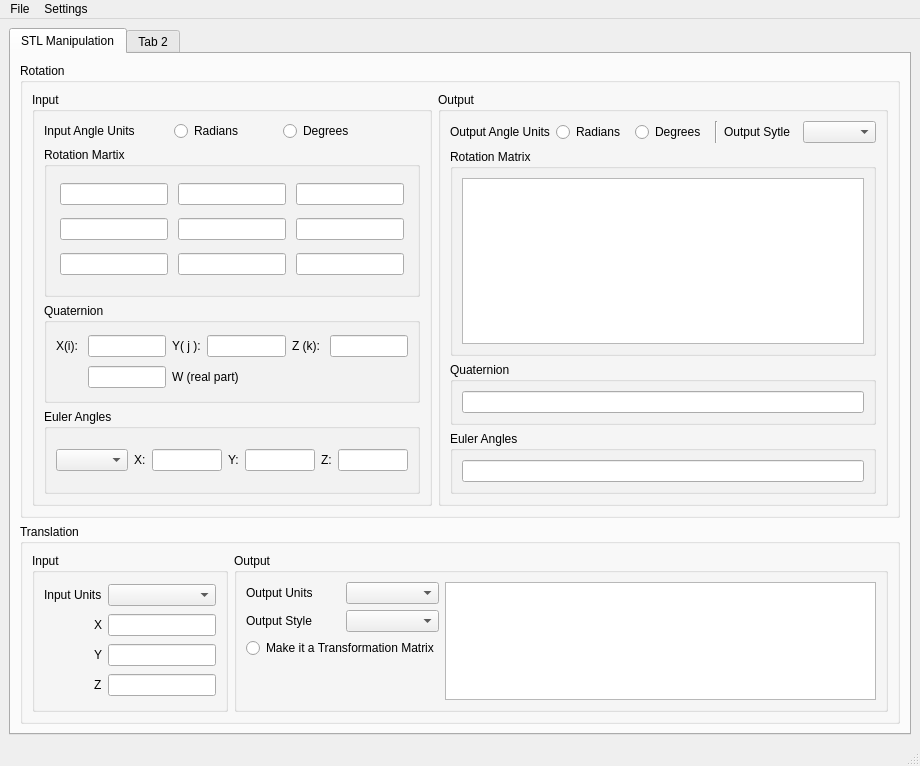
<?xml version="1.0" encoding="UTF-8"?>
<ui version="4.0">
 <class>MainWindow</class>
 <widget class="QMainWindow" name="MainWindow">
  <property name="geometry">
   <rect>
    <x>0</x>
    <y>0</y>
    <width>920</width>
    <height>766</height>
   </rect>
  </property>
  <property name="windowTitle">
   <string>MainWindow</string>
  </property>
  <property name="animated">
   <bool>true</bool>
  </property>
  <property name="dockNestingEnabled">
   <bool>true</bool>
  </property>
  <widget class="QWidget" name="centralwidget">
   <layout class="QGridLayout" name="gridLayout">
    <item row="0" column="0">
     <widget class="QTabWidget" name="tabWidget">
      <widget class="QWidget" name="tab">
       <attribute name="title">
        <string>STL Manipulation</string>
       </attribute>
       <layout class="QVBoxLayout" name="verticalLayout">
        <item>
         <widget class="QGroupBox" name="groupBox_9">
          <property name="title">
           <string>Rotation</string>
          </property>
          <layout class="QHBoxLayout" name="horizontalLayout">
           <item>
            <widget class="QGroupBox" name="groupBox">
             <property name="sizePolicy">
              <sizepolicy hsizetype="Minimum" vsizetype="Preferred">
               <horstretch>0</horstretch>
               <verstretch>0</verstretch>
              </sizepolicy>
             </property>
             <property name="minimumSize">
              <size>
               <width>400</width>
               <height>0</height>
              </size>
             </property>
             <property name="title">
              <string>Input</string>
             </property>
             <layout class="QGridLayout" name="gridLayout_2">
              <item row="0" column="4" alignment="Qt::AlignmentFlag::AlignLeft">
               <widget class="QRadioButton" name="radioButton_7">
                <property name="sizePolicy">
                 <sizepolicy hsizetype="Preferred" vsizetype="Fixed">
                  <horstretch>0</horstretch>
                  <verstretch>0</verstretch>
                 </sizepolicy>
                </property>
                <property name="maximumSize">
                 <size>
                  <width>16777215</width>
                  <height>16777215</height>
                 </size>
                </property>
                <property name="text">
                 <string>Degrees</string>
                </property>
               </widget>
              </item>
              <item row="0" column="0" alignment="Qt::AlignmentFlag::AlignLeft">
               <widget class="QLabel" name="label_10">
                <property name="sizePolicy">
                 <sizepolicy hsizetype="Preferred" vsizetype="Preferred">
                  <horstretch>0</horstretch>
                  <verstretch>0</verstretch>
                 </sizepolicy>
                </property>
                <property name="minimumSize">
                 <size>
                  <width>0</width>
                  <height>0</height>
                 </size>
                </property>
                <property name="maximumSize">
                 <size>
                  <width>16777215</width>
                  <height>16777215</height>
                 </size>
                </property>
                <property name="text">
                 <string>Input Angle Units</string>
                </property>
               </widget>
              </item>
              <item row="1" column="0" colspan="7">
               <widget class="QGroupBox" name="groupBox_5">
                <property name="minimumSize">
                 <size>
                  <width>0</width>
                  <height>150</height>
                 </size>
                </property>
                <property name="baseSize">
                 <size>
                  <width>0</width>
                  <height>0</height>
                 </size>
                </property>
                <property name="cursor">
                 <cursorShape>ArrowCursor</cursorShape>
                </property>
                <property name="layoutDirection">
                 <enum>Qt::LayoutDirection::LeftToRight</enum>
                </property>
                <property name="title">
                 <string>Rotation Martix</string>
                </property>
                <layout class="QGridLayout" name="gridLayout_4">
                 <item row="3" column="0">
                  <widget class="QLineEdit" name="lineEdit">
                   <property name="sizePolicy">
                    <sizepolicy hsizetype="Fixed" vsizetype="Fixed">
                     <horstretch>0</horstretch>
                     <verstretch>0</verstretch>
                    </sizepolicy>
                   </property>
                  </widget>
                 </item>
                 <item row="4" column="0">
                  <widget class="QLineEdit" name="lineEdit_9">
                   <property name="sizePolicy">
                    <sizepolicy hsizetype="Fixed" vsizetype="Fixed">
                     <horstretch>0</horstretch>
                     <verstretch>0</verstretch>
                    </sizepolicy>
                   </property>
                  </widget>
                 </item>
                 <item row="3" column="1">
                  <widget class="QLineEdit" name="lineEdit_4">
                   <property name="sizePolicy">
                    <sizepolicy hsizetype="Fixed" vsizetype="Fixed">
                     <horstretch>0</horstretch>
                     <verstretch>0</verstretch>
                    </sizepolicy>
                   </property>
                  </widget>
                 </item>
                 <item row="4" column="2">
                  <widget class="QLineEdit" name="lineEdit_7">
                   <property name="sizePolicy">
                    <sizepolicy hsizetype="Fixed" vsizetype="Fixed">
                     <horstretch>0</horstretch>
                     <verstretch>0</verstretch>
                    </sizepolicy>
                   </property>
                  </widget>
                 </item>
                 <item row="4" column="1">
                  <widget class="QLineEdit" name="lineEdit_8">
                   <property name="sizePolicy">
                    <sizepolicy hsizetype="Fixed" vsizetype="Fixed">
                     <horstretch>0</horstretch>
                     <verstretch>0</verstretch>
                    </sizepolicy>
                   </property>
                  </widget>
                 </item>
                 <item row="2" column="1" alignment="Qt::AlignmentFlag::AlignHCenter">
                  <widget class="QLineEdit" name="lineEdit_2">
                   <property name="sizePolicy">
                    <sizepolicy hsizetype="Fixed" vsizetype="Fixed">
                     <horstretch>0</horstretch>
                     <verstretch>0</verstretch>
                    </sizepolicy>
                   </property>
                  </widget>
                 </item>
                 <item row="2" column="2" alignment="Qt::AlignmentFlag::AlignLeft">
                  <widget class="QLineEdit" name="lineEdit_5">
                   <property name="sizePolicy">
                    <sizepolicy hsizetype="Fixed" vsizetype="Fixed">
                     <horstretch>0</horstretch>
                     <verstretch>0</verstretch>
                    </sizepolicy>
                   </property>
                  </widget>
                 </item>
                 <item row="3" column="2">
                  <widget class="QLineEdit" name="lineEdit_6">
                   <property name="sizePolicy">
                    <sizepolicy hsizetype="Fixed" vsizetype="Fixed">
                     <horstretch>0</horstretch>
                     <verstretch>0</verstretch>
                    </sizepolicy>
                   </property>
                  </widget>
                 </item>
                 <item row="2" column="0" alignment="Qt::AlignmentFlag::AlignRight">
                  <widget class="QLineEdit" name="lineEdit_3">
                   <property name="sizePolicy">
                    <sizepolicy hsizetype="Fixed" vsizetype="Fixed">
                     <horstretch>0</horstretch>
                     <verstretch>0</verstretch>
                    </sizepolicy>
                   </property>
                  </widget>
                 </item>
                </layout>
               </widget>
              </item>
              <item row="0" column="2" alignment="Qt::AlignmentFlag::AlignLeft">
               <widget class="QRadioButton" name="radioButton_6">
                <property name="sizePolicy">
                 <sizepolicy hsizetype="Preferred" vsizetype="Fixed">
                  <horstretch>0</horstretch>
                  <verstretch>0</verstretch>
                 </sizepolicy>
                </property>
                <property name="maximumSize">
                 <size>
                  <width>16777215</width>
                  <height>16777215</height>
                 </size>
                </property>
                <property name="text">
                 <string>Radians</string>
                </property>
               </widget>
              </item>
              <item row="2" column="0" colspan="7">
               <widget class="QGroupBox" name="groupBox_3">
                <property name="minimumSize">
                 <size>
                  <width>0</width>
                  <height>100</height>
                 </size>
                </property>
                <property name="maximumSize">
                 <size>
                  <width>16777215</width>
                  <height>125</height>
                 </size>
                </property>
                <property name="baseSize">
                 <size>
                  <width>2</width>
                  <height>0</height>
                 </size>
                </property>
                <property name="title">
                 <string>Quaternion</string>
                </property>
                <layout class="QGridLayout" name="gridLayout_5">
                 <item row="1" column="1">
                  <widget class="QLineEdit" name="lineEdit_11"/>
                 </item>
                 <item row="0" column="3">
                  <widget class="QLineEdit" name="lineEdit_12">
                   <property name="sizePolicy">
                    <sizepolicy hsizetype="Preferred" vsizetype="Preferred">
                     <horstretch>0</horstretch>
                     <verstretch>0</verstretch>
                    </sizepolicy>
                   </property>
                  </widget>
                 </item>
                 <item row="0" column="4">
                  <widget class="QLabel" name="label_6">
                   <property name="text">
                    <string>Z (k): </string>
                   </property>
                  </widget>
                 </item>
                 <item row="0" column="0">
                  <widget class="QLabel" name="label_3">
                   <property name="text">
                    <string>X(i): </string>
                   </property>
                  </widget>
                 </item>
                 <item row="0" column="2">
                  <widget class="QLabel" name="label_5">
                   <property name="text">
                    <string>Y( j ):</string>
                   </property>
                  </widget>
                 </item>
                 <item row="0" column="1">
                  <widget class="QLineEdit" name="lineEdit_10"/>
                 </item>
                 <item row="0" column="5">
                  <widget class="QLineEdit" name="lineEdit_13"/>
                 </item>
                 <item row="1" column="2" colspan="2">
                  <widget class="QLabel" name="label_4">
                   <property name="text">
                    <string>W (real part)</string>
                   </property>
                  </widget>
                 </item>
                </layout>
               </widget>
              </item>
              <item row="3" column="0" colspan="7">
               <widget class="QGroupBox" name="groupBox_4">
                <property name="minimumSize">
                 <size>
                  <width>0</width>
                  <height>85</height>
                 </size>
                </property>
                <property name="maximumSize">
                 <size>
                  <width>16777215</width>
                  <height>125</height>
                 </size>
                </property>
                <property name="title">
                 <string>Euler Angles</string>
                </property>
                <layout class="QHBoxLayout" name="horizontalLayout_2">
                 <item>
                  <widget class="QComboBox" name="comboBox">
                   <property name="currentText">
                    <string/>
                   </property>
                  </widget>
                 </item>
                 <item>
                  <widget class="QLabel" name="label_7">
                   <property name="text">
                    <string>X:</string>
                   </property>
                  </widget>
                 </item>
                 <item>
                  <widget class="QLineEdit" name="lineEdit_15"/>
                 </item>
                 <item>
                  <widget class="QLabel" name="label_8">
                   <property name="text">
                    <string>Y:</string>
                   </property>
                  </widget>
                 </item>
                 <item>
                  <widget class="QLineEdit" name="lineEdit_14"/>
                 </item>
                 <item>
                  <widget class="QLabel" name="label_9">
                   <property name="text">
                    <string>Z:</string>
                   </property>
                  </widget>
                 </item>
                 <item>
                  <widget class="QLineEdit" name="lineEdit_16"/>
                 </item>
                </layout>
               </widget>
              </item>
             </layout>
            </widget>
           </item>
           <item>
            <widget class="QGroupBox" name="groupBox_2">
             <property name="minimumSize">
              <size>
               <width>450</width>
               <height>0</height>
              </size>
             </property>
             <property name="title">
              <string>Output</string>
             </property>
             <layout class="QGridLayout" name="gridLayout_3">
              <item row="3" column="1" colspan="6">
               <widget class="QGroupBox" name="groupBox_8">
                <property name="sizePolicy">
                 <sizepolicy hsizetype="Minimum" vsizetype="Expanding">
                  <horstretch>0</horstretch>
                  <verstretch>0</verstretch>
                 </sizepolicy>
                </property>
                <property name="minimumSize">
                 <size>
                  <width>0</width>
                  <height>0</height>
                 </size>
                </property>
                <property name="maximumSize">
                 <size>
                  <width>16777215</width>
                  <height>125</height>
                 </size>
                </property>
                <property name="baseSize">
                 <size>
                  <width>0</width>
                  <height>0</height>
                 </size>
                </property>
                <property name="cursor">
                 <cursorShape>ArrowCursor</cursorShape>
                </property>
                <property name="layoutDirection">
                 <enum>Qt::LayoutDirection::LeftToRight</enum>
                </property>
                <property name="title">
                 <string>Quaternion</string>
                </property>
                <layout class="QGridLayout" name="gridLayout_7">
                 <item row="0" column="0" alignment="Qt::AlignmentFlag::AlignTop">
                  <widget class="QLineEdit" name="lineEdit_17">
                   <property name="sizePolicy">
                    <sizepolicy hsizetype="Expanding" vsizetype="Preferred">
                     <horstretch>0</horstretch>
                     <verstretch>0</verstretch>
                    </sizepolicy>
                   </property>
                  </widget>
                 </item>
                </layout>
               </widget>
              </item>
              <item row="0" column="5">
               <widget class="QLabel" name="label_2">
                <property name="sizePolicy">
                 <sizepolicy hsizetype="Preferred" vsizetype="Minimum">
                  <horstretch>0</horstretch>
                  <verstretch>0</verstretch>
                 </sizepolicy>
                </property>
                <property name="text">
                 <string>Output Sytle</string>
                </property>
               </widget>
              </item>
              <item row="0" column="4">
               <widget class="Line" name="line">
                <property name="sizePolicy">
                 <sizepolicy hsizetype="Fixed" vsizetype="Minimum">
                  <horstretch>0</horstretch>
                  <verstretch>0</verstretch>
                 </sizepolicy>
                </property>
                <property name="orientation">
                 <enum>Qt::Orientation::Vertical</enum>
                </property>
               </widget>
              </item>
              <item row="0" column="1">
               <widget class="QLabel" name="label">
                <property name="sizePolicy">
                 <sizepolicy hsizetype="Preferred" vsizetype="Minimum">
                  <horstretch>0</horstretch>
                  <verstretch>0</verstretch>
                 </sizepolicy>
                </property>
                <property name="minimumSize">
                 <size>
                  <width>0</width>
                  <height>0</height>
                 </size>
                </property>
                <property name="text">
                 <string>Output Angle Units</string>
                </property>
               </widget>
              </item>
              <item row="0" column="6">
               <widget class="QComboBox" name="comboBox_2">
                <property name="sizePolicy">
                 <sizepolicy hsizetype="Preferred" vsizetype="Minimum">
                  <horstretch>0</horstretch>
                  <verstretch>0</verstretch>
                 </sizepolicy>
                </property>
               </widget>
              </item>
              <item row="0" column="3">
               <widget class="QRadioButton" name="radioButton_2">
                <property name="sizePolicy">
                 <sizepolicy hsizetype="Minimum" vsizetype="Minimum">
                  <horstretch>0</horstretch>
                  <verstretch>0</verstretch>
                 </sizepolicy>
                </property>
                <property name="text">
                 <string>Degrees</string>
                </property>
               </widget>
              </item>
              <item row="0" column="2">
               <widget class="QRadioButton" name="radioButton">
                <property name="sizePolicy">
                 <sizepolicy hsizetype="Minimum" vsizetype="Minimum">
                  <horstretch>0</horstretch>
                  <verstretch>0</verstretch>
                 </sizepolicy>
                </property>
                <property name="text">
                 <string>Radians</string>
                </property>
               </widget>
              </item>
              <item row="2" column="1" colspan="6">
               <widget class="QGroupBox" name="groupBox_7">
                <property name="sizePolicy">
                 <sizepolicy hsizetype="Preferred" vsizetype="Preferred">
                  <horstretch>0</horstretch>
                  <verstretch>0</verstretch>
                 </sizepolicy>
                </property>
                <property name="minimumSize">
                 <size>
                  <width>0</width>
                  <height>0</height>
                 </size>
                </property>
                <property name="baseSize">
                 <size>
                  <width>2</width>
                  <height>0</height>
                 </size>
                </property>
                <property name="title">
                 <string>Rotation Matrix</string>
                </property>
                <layout class="QGridLayout" name="gridLayout_8">
                 <item row="0" column="0">
                  <widget class="QPlainTextEdit" name="plainTextEdit"/>
                 </item>
                </layout>
               </widget>
              </item>
              <item row="4" column="1" colspan="6">
               <widget class="QGroupBox" name="groupBox_6">
                <property name="sizePolicy">
                 <sizepolicy hsizetype="Minimum" vsizetype="Expanding">
                  <horstretch>0</horstretch>
                  <verstretch>0</verstretch>
                 </sizepolicy>
                </property>
                <property name="minimumSize">
                 <size>
                  <width>0</width>
                  <height>0</height>
                 </size>
                </property>
                <property name="maximumSize">
                 <size>
                  <width>16777215</width>
                  <height>125</height>
                 </size>
                </property>
                <property name="title">
                 <string>Euler Angles</string>
                </property>
                <layout class="QGridLayout" name="gridLayout_6">
                 <item row="0" column="0" alignment="Qt::AlignmentFlag::AlignTop">
                  <widget class="QLineEdit" name="lineEdit_18">
                   <property name="sizePolicy">
                    <sizepolicy hsizetype="Expanding" vsizetype="Preferred">
                     <horstretch>0</horstretch>
                     <verstretch>0</verstretch>
                    </sizepolicy>
                   </property>
                  </widget>
                 </item>
                </layout>
               </widget>
              </item>
             </layout>
            </widget>
           </item>
          </layout>
         </widget>
        </item>
        <item>
         <widget class="QGroupBox" name="groupBox_10">
          <property name="sizePolicy">
           <sizepolicy hsizetype="Preferred" vsizetype="Expanding">
            <horstretch>0</horstretch>
            <verstretch>0</verstretch>
           </sizepolicy>
          </property>
          <property name="minimumSize">
           <size>
            <width>0</width>
            <height>0</height>
           </size>
          </property>
          <property name="maximumSize">
           <size>
            <width>16777215</width>
            <height>400</height>
           </size>
          </property>
          <property name="title">
           <string>Translation</string>
          </property>
          <layout class="QGridLayout" name="gridLayout_9">
           <item row="0" column="0">
            <widget class="QGroupBox" name="groupBox_11">
             <property name="sizePolicy">
              <sizepolicy hsizetype="Preferred" vsizetype="Preferred">
               <horstretch>0</horstretch>
               <verstretch>0</verstretch>
              </sizepolicy>
             </property>
             <property name="maximumSize">
              <size>
               <width>16777215</width>
               <height>16777215</height>
              </size>
             </property>
             <property name="title">
              <string>Input </string>
             </property>
             <layout class="QGridLayout" name="gridLayout_10">
              <item row="3" column="0" alignment="Qt::AlignmentFlag::AlignRight">
               <widget class="QLabel" name="label_14">
                <property name="text">
                 <string>Z</string>
                </property>
               </widget>
              </item>
              <item row="1" column="0" alignment="Qt::AlignmentFlag::AlignRight">
               <widget class="QLabel" name="label_12">
                <property name="text">
                 <string>X</string>
                </property>
               </widget>
              </item>
              <item row="2" column="0" alignment="Qt::AlignmentFlag::AlignRight">
               <widget class="QLabel" name="label_13">
                <property name="text">
                 <string>Y</string>
                </property>
               </widget>
              </item>
              <item row="0" column="0">
               <widget class="QLabel" name="label_11">
                <property name="sizePolicy">
                 <sizepolicy hsizetype="Fixed" vsizetype="Preferred">
                  <horstretch>0</horstretch>
                  <verstretch>0</verstretch>
                 </sizepolicy>
                </property>
                <property name="text">
                 <string>Input Units</string>
                </property>
               </widget>
              </item>
              <item row="0" column="2">
               <widget class="QComboBox" name="comboBox_3">
                <property name="sizePolicy">
                 <sizepolicy hsizetype="Preferred" vsizetype="Fixed">
                  <horstretch>0</horstretch>
                  <verstretch>0</verstretch>
                 </sizepolicy>
                </property>
               </widget>
              </item>
              <item row="2" column="2">
               <widget class="QLineEdit" name="lineEdit_20">
                <property name="sizePolicy">
                 <sizepolicy hsizetype="Preferred" vsizetype="Fixed">
                  <horstretch>0</horstretch>
                  <verstretch>0</verstretch>
                 </sizepolicy>
                </property>
               </widget>
              </item>
              <item row="3" column="2">
               <widget class="QLineEdit" name="lineEdit_21">
                <property name="sizePolicy">
                 <sizepolicy hsizetype="Preferred" vsizetype="Fixed">
                  <horstretch>0</horstretch>
                  <verstretch>0</verstretch>
                 </sizepolicy>
                </property>
               </widget>
              </item>
              <item row="1" column="2">
               <widget class="QLineEdit" name="lineEdit_19">
                <property name="sizePolicy">
                 <sizepolicy hsizetype="Preferred" vsizetype="Fixed">
                  <horstretch>0</horstretch>
                  <verstretch>0</verstretch>
                 </sizepolicy>
                </property>
               </widget>
              </item>
             </layout>
            </widget>
           </item>
           <item row="0" column="1">
            <widget class="QGroupBox" name="groupBox_12">
             <property name="sizePolicy">
              <sizepolicy hsizetype="Preferred" vsizetype="Preferred">
               <horstretch>0</horstretch>
               <verstretch>0</verstretch>
              </sizepolicy>
             </property>
             <property name="title">
              <string>Output</string>
             </property>
             <layout class="QGridLayout" name="gridLayout_11">
              <item row="0" column="1">
               <widget class="QComboBox" name="comboBox_4"/>
              </item>
              <item row="1" column="1">
               <widget class="QComboBox" name="comboBox_5"/>
              </item>
              <item row="0" column="0">
               <widget class="QLabel" name="label_15">
                <property name="sizePolicy">
                 <sizepolicy hsizetype="Preferred" vsizetype="Preferred">
                  <horstretch>0</horstretch>
                  <verstretch>0</verstretch>
                 </sizepolicy>
                </property>
                <property name="text">
                 <string>Output Units</string>
                </property>
               </widget>
              </item>
              <item row="1" column="0">
               <widget class="QLabel" name="label_16">
                <property name="sizePolicy">
                 <sizepolicy hsizetype="Preferred" vsizetype="Preferred">
                  <horstretch>0</horstretch>
                  <verstretch>0</verstretch>
                 </sizepolicy>
                </property>
                <property name="text">
                 <string>Output Style</string>
                </property>
               </widget>
              </item>
              <item row="2" column="0" colspan="2" alignment="Qt::AlignmentFlag::AlignTop">
               <widget class="QRadioButton" name="radioButton_3">
                <property name="sizePolicy">
                 <sizepolicy hsizetype="Minimum" vsizetype="Expanding">
                  <horstretch>0</horstretch>
                  <verstretch>0</verstretch>
                 </sizepolicy>
                </property>
                <property name="text">
                 <string>Make it a Transformation Matrix</string>
                </property>
               </widget>
              </item>
              <item row="0" column="2" rowspan="3">
               <widget class="QTextEdit" name="textEdit"/>
              </item>
             </layout>
            </widget>
           </item>
          </layout>
         </widget>
        </item>
       </layout>
      </widget>
      <widget class="QWidget" name="tab_2">
       <attribute name="title">
        <string>Tab 2</string>
       </attribute>
      </widget>
     </widget>
    </item>
   </layout>
  </widget>
  <widget class="QMenuBar" name="menubar">
   <property name="geometry">
    <rect>
     <x>0</x>
     <y>0</y>
     <width>920</width>
     <height>20</height>
    </rect>
   </property>
   <property name="defaultUp">
    <bool>false</bool>
   </property>
   <widget class="QMenu" name="menuFile">
    <property name="title">
     <string>File</string>
    </property>
   </widget>
   <widget class="QMenu" name="menuSettings">
    <property name="geometry">
     <rect>
      <x>0</x>
      <y>0</y>
      <width>100</width>
      <height>33</height>
     </rect>
    </property>
    <property name="title">
     <string>Settings</string>
    </property>
   </widget>
   <addaction name="menuFile"/>
   <addaction name="menuSettings"/>
  </widget>
  <widget class="QStatusBar" name="statusbar"/>
 </widget>
 <resources/>
 <connections/>
</ui>
